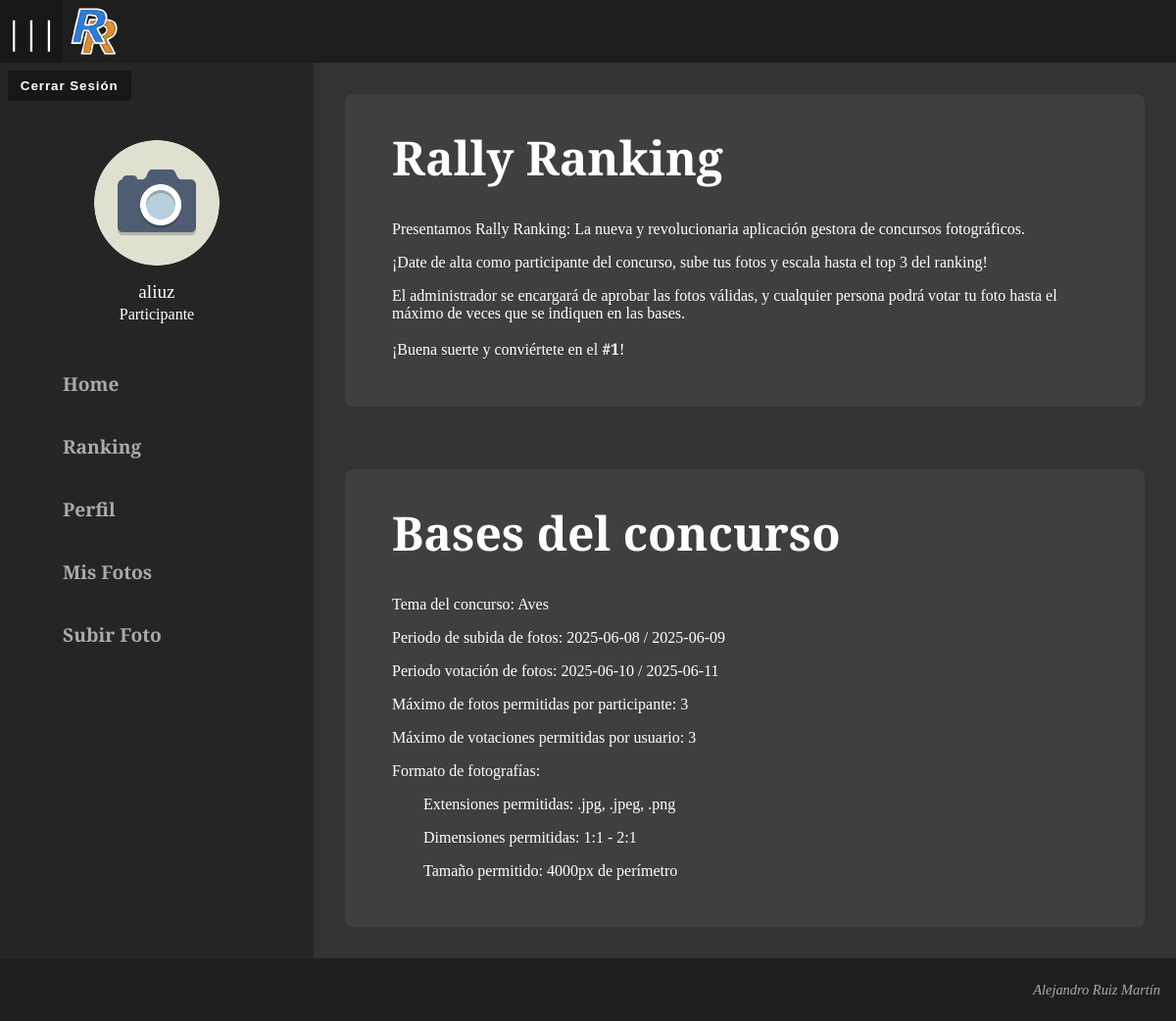
Page /index.php?id=4 (signed in) on the committed database.
### tables this page shows
CREATE TABLE `rally` (
  `id` int(11) NOT NULL,
  `fecha_inicio_subidas` date DEFAULT NULL,
  `fecha_fin_subidas` date DEFAULT NULL,
  `fecha_inicio_votaciones` date DEFAULT NULL,
  `fecha_fin_votaciones` date DEFAULT NULL,
  `limite_fotos_participante` int(3) DEFAULT NULL,
  `ultima_actualizacion` datetime DEFAULT NULL
);

### functions/ddbb.php (called while the page is built)
<?php
    $sql = array(
        "db" => array(
            "host" => "localhost",
            "user" => "root",
            "pass" => "",
            "db" => "rally_ranking"
        )
    );
?>

### functions/functions.php (called while the page is built, shortened)
<?php
    require_once("mydb.php");
    require_once("ddbb.php");
    function GetRally(string $id) {
        global $sql;
        $mydb = new mydb($sql["db"]);
        $mydb -> querySetter("SELECT * FROM `rally` WHERE `id` = $id");
        $rally = $mydb -> fastQuery();
        return($rally);
    }
?>

### functions/mydb.php (called while the page is built, shortened)
<?php
    class mydb {
        private ?mysqli $mysqli;
        private ?string $query;
        public function __construct(?array $db = null) {
            $this -> mysqli = new mysqli($db["host"], $db["user"], $db["pass"], $db["db"]) ?? $db;
            $this -> query = '';
        }
        public function querySetter(string $newQuery) {
            $this -> query = $newQuery;
        }
        public function fastQuery() {
            try {
                $this -> result =  $this -> mysqli -> query($this -> query);
                $this -> row = $this -> result -> fetch_object();
                return $this -> row;
            } catch (mysqli_error) {
                echo "<script defer>alert(\"Error al interactuar con la base de datos. Datos:\n\n";
                echo $this -> testVars();
                echo "\");</script>";
            }
        }
        public function __destruct() {
            $this -> mysqli -> kill($this -> mysqli -> thread_id);
        }
    }
?>

### main/home.php (the view, shortened to what this page needs)
<?php
    $rally = GetRally(1);
?>
<div class="card">
    <div class="card-head">
        <span>Rally Ranking</span>
    </div>
    <div class="card-body">
        <p>Presentamos Rally Ranking: La nueva y revolucionaria aplicación gestora de concursos fotográficos.</p>
        <p>¡Date de alta como participante del concurso, sube tus fotos y escala hasta el top 3 del ranking!</p>
        <p>El administrador se encargará de aprobar las fotos válidas, y cualquier persona podrá votar tu foto hasta el máximo de veces que se indiquen en las bases.</p>
        <p>¡Buena suerte y conviértete en el <strong>#1</strong>!</p>
    </div>
</div>
<div class="card">
    <div class="card-head">
        <span>Bases del concurso</span>
    </div>
    <div class="card-body">
        <p>Tema del concurso: Aves</p>
        <p>Periodo de subida de fotos: <span><?php echo $rally->fecha_inicio_subidas; ?></span> / <span><?php echo $rally->fecha_fin_subidas; ?></span></p>
        <p>Periodo votación de fotos: <span><?php echo $rally->fecha_inicio_votaciones; ?></span> / <span><?php echo $rally->fecha_fin_votaciones; ?></span></p>
        <p>Máximo de fotos permitidas por participante: <span><?php echo $rally->limite_fotos_participante; ?></span></p>
        <p>Máximo de votaciones permitidas por usuario: <span>3</span></p>
        <p>Formato de fotografías:</p>
        <ul class="list">
            <li>Extensiones permitidas: .jpg, .jpeg, .png</li>
            <li>Dimensiones permitidas: 1:1 - 2:1</li>
            <li>Tamaño permitido: 4000px de perímetro</li>
        </ul>
    </div>
</div>

### styles/styles.css (style rules this page uses)
body { display: flex; flex-direction: column; background-color: var(--color-2); }
.card { width: 100%; height: fit-content; margin: 2rem; padding: 2rem 3rem; background-color: var(--color-1); border-radius: 0.5rem; }
.card-head { margin-bottom: 2rem; }
.card-head span { display: block; font-size: 3rem; font-weight: 600; }

### styles/palette-dark.css (style rules this page uses)
* { --color-1: #3f3f3f; --color-2: #333333; --color-3: #2c2c2c; --color-4: #252525; --color-5: #1e1e1e; --color-6: #171717; --color-7: #101010; --color-8: #090909; color: #fff; }
.card { background-color: var(--color-1); }
body { background-color: var(--color-2); }

### rows in the picture
rally: fecha_fin_subidas "2025-06-09", fecha_inicio_votaciones "2025-06-10", fecha_fin_votaciones "2025-06-11", limite_fotos_participante "3"

### other values in the picture
$_SESSION['usuario'] "aliuz"
$_SESSION['rol'] "Participante"
$rally->fecha_inicio_subidas "2025-06-08"
